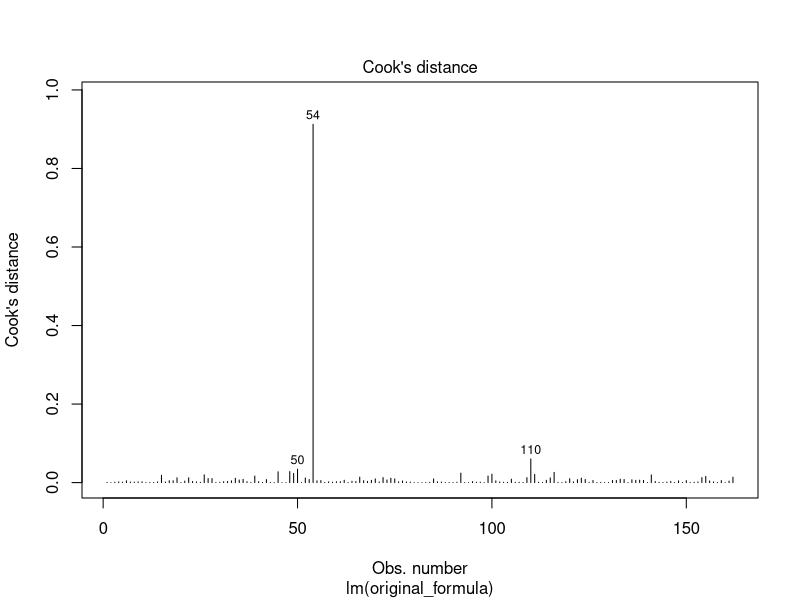
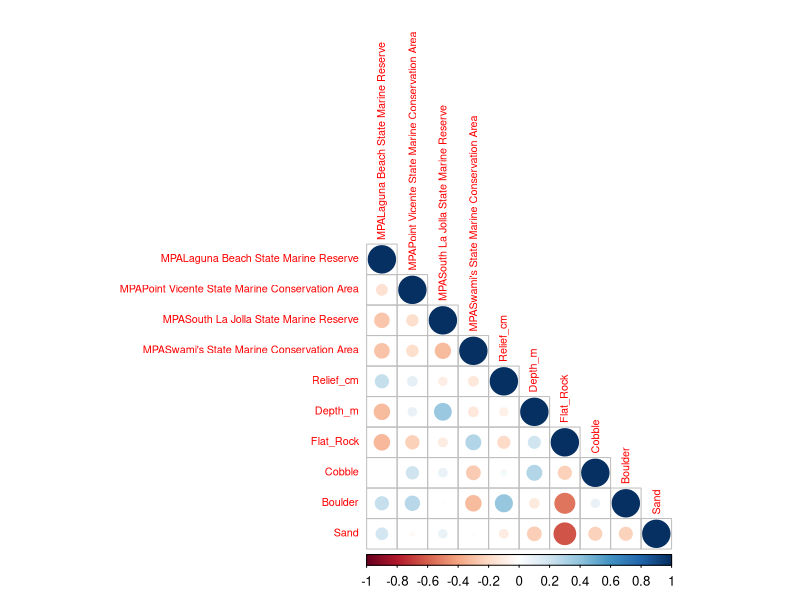

Write the R code that produced these figures, in order.
## ---- chunk 1
knitr::opts_chunk$set(cache = T, fig.width = 4, fig.align = 'center', echo = F)
lobsters <- read.csv('./Datasets/lobsters_survey.csv')
## ---- chunk 2
predictors_rock <- c("MPA", "Depth_m", "Relief_cm", 
                     "Flat_Rock", "Cobble", "Boulder", "Sand")
lobsters[1, predictors_rock]

original_formula <- Lob_dens^(1/3) ~ MPA + Relief_cm + 
                         Depth_m * Flat_Rock + Cobble + Boulder + Sand
lobsters_cubefit <- lm(original_formula, data = lobsters)
lobsters_cubefit$residuals[1] # matches

lobsters_cubefit2 <- lm(original_formula, data = lobsters[-1,])
pred_val <- predict(lobsters_cubefit2, newdata = lobsters[1, predictors_rock])
pred_val
# 0.275
real_val <- lobsters[1,"Lob_dens"]^(1/3)
real_val
# 0.307 is the actual
## ---- chunk 3
X <- model.matrix(lobsters_cubefit)
H <- X %*% solve(t(X) %*% X) %*% t(X)
d_1 <- lobsters_cubefit$residuals[1]/(1-H[1,1])

c(real_val - pred_val, d_1)
## ---- chunk 4
plot(lobsters_cubefit, 4)

lobsters[54, predictors_rock]
head(sort(lobsters$Relief_cm, decreasing = T))
## ---- chunk 5
# DFFITS
n <- nrow(lobsters)
p <- length(lobsters_cubefit$coefficients)
SSE <- sum(lobsters_cubefit$residuals^2)

e <- rep(0,n)
t <- rep(0,n)
DFFITS <- rep(0,n)

for (i in 1:n) {
  e[i] <- lobsters_cubefit$residuals[i]
  t[i] <- e[i] * ( (n-p-1) / ( SSE*(1-H[i,i]) - e[i]^2 ) )^(1/2)
  DFFITS[i] <- t[i] * ( (H[i,i]) / (1 - H[i,i]) )^(1/2)
}

largestDFFITS <- sort(DFFITS, decreasing = F)[1]
match(largestDFFITS,DFFITS)
# 54
lobsters[54, predictors_rock]
## ---- chunk 6
library(dplyr)
# DFBETAS
DFBETAS <- as.data.frame(matrix(0, nrow=n, ncol=p, byrow=T))
parameters <- names(lobsters_cubefit$coefficients)
names(DFBETAS) <- parameters
rownames(DFBETAS) <- 1:n 

for_c <- solve(t(X)%*%X)
for (i in 1:n){
  diff_fit <- lm(original_formula, data = lobsters[-c(i),])
  MSE_diff <- mean(diff_fit$residuals^2)
  
  for (k in 1:p) {
    b_k <- lobsters_cubefit$coefficients[[k]]
    b_k_diff <- diff_fit$coefficients[[k]]
    c_kk <- for_c[k,k]
    DFBETAS[i,k] <- (b_k - b_k_diff) / sqrt(MSE_diff * c_kk)
  }
}

big_beta <- max(-DFBETAS)
DFBETAS <- data.frame(DFBETAS, removed_obs = 1:n)
DFBETAS %>% filter(if_any(.cols = everything(),
                          .fns = ~ .x == -big_beta)
                   )
# Obs 116 and Cobble
## ---- chunk 7
library(corrplot)
X <- model.matrix(lobsters_cubefit, data = lobsters)[,c(-1,-12)]
lobsters_cubefit$coefficients
corrplot(cor(X), type = "lower", tl.cex = 0.65)
## ---- chunk 8
library(car)
vif(lobsters_cubefit, type = 'predictor')
## ---- chunk 9
bw_step <- step(lobsters_cubefit, k = 2)
original_var <- names(lobsters_cubefit$coefficients)
bw_var <- names(bw_step$coefficients)

original_var[!(original_var %in% bw_var)]
## ---- chunk 10
both_step <- step(lm(Lob_dens^(1/3) ~ MPA + Depth_m + Relief_cm, data = lobsters), k = 2, 
     scope = list(upper = original_formula, 
                  lower = Lob_dens^(1/3) ~ 1, direction = 'both'))

both_var <- names(both_step$coefficients)

both_var
bw_var

both_var[!(both_var %in% bw_var)]
bw_var[!(bw_var %in% both_var)]
## ---- chunk 11
library(glmnet)
X <- model.matrix(original_formula, data = lobsters)
cvfit <- cv.glmnet(x = X, y = lobsters$Lob_dens^(1/3), alpha = 1)
print(cvfit)
## ---- chunk 12
coef(glmnet(X, lobsters$Lob_dens^(1/3)), s = 0.02443)
